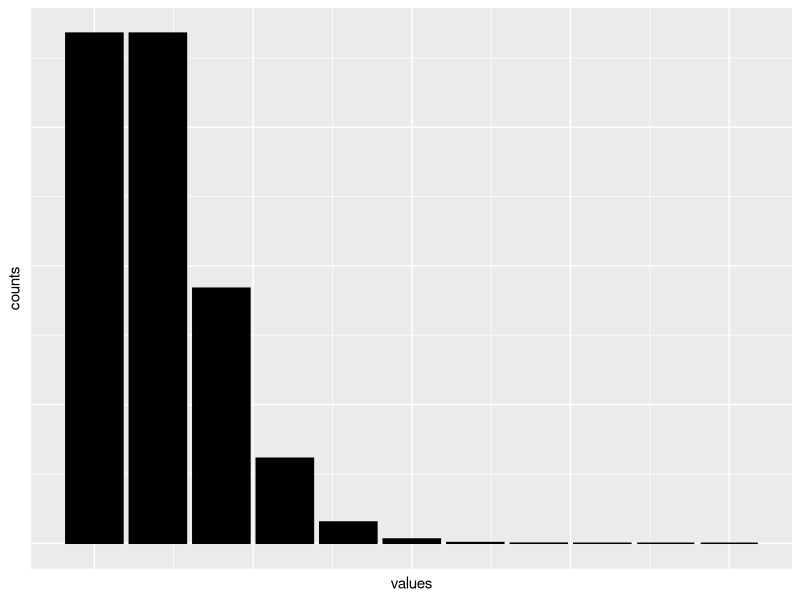

The R script that drew this image: (Note: this script raises an error after producing the figure.)
# Creation date: 
#   2015-08-21
# Created by:
#   HS
# Objective:
#   Get a template for barplots with ggplot2
# Usage:
#
# Input:
#   
# Output:
#   Barplot

library(ggplot2)

#plotting poisson
x <- c(0:10)

ggplot(transform(data.frame(x=x), y=dpois(x, 1)), aes(x, y)) + 
	geom_bar(stat="identity", color="black", fill="black") + 
	theme(
		axis.ticks = element_blank(), # remove axis ticks
		axis.text = element_blank()) + # remove axis text
	labs(y="counts", x="values") #+

  scale_fill_manual(values=c("grey","grey22", "black"))+## Farbe der Säulen

###########
# Barplots with errorbars
## getting mean and sd over subsets of data
library(plyr)
new.df <- ddply(CO2,c("Type", "Treatment", "conc"), summarise, mean.uptake = mean(uptake), sd.uptake = sd(uptake))
new.df.2 <- subset(new.df, Type=="Quebec" & Treatment =="chilled")

ggplot(new.df.2, aes(conc , mean.uptake))+
	geom_bar(stat="identity")+
	geom_errorbar(aes(
		ymin=new.df.2$mean.uptake-new.df.2$sd.uptake, 
		ymax=new.df.2$mean.uptake+new.df.2$sd.uptake),
		width=.2, 
		position=position_dodge(.9))

###########
# Levels in barplots

# Automatic levels
ggplot(mtcars, aes(factor(cyl))) + 
	geom_bar() 

# ascending order
mtcars$cyl2 <- factor(mtcars$cyl, levels = names(table(mtcars$cyl))[order(table(mtcars$cyl))])
ggplot(mtcars, aes(cyl2)) + 
	geom_bar()

# descending order
mtcars$cyl3 <- with(mtcars, reorder(cyl, cyl, function(x) -length(x)))
ggplot(mtcars, aes(cyl3)) + 
	geom_bar()

# manual order:
levels(mtcars$cyl) # check levels
mtcars$cyl <- factor(mtcars$cyl, levels = c("8","6","4")) #redefine levels
levels(mtcars$cyl) # check levels
ggplot(mtcars, aes(cyl)) + 
	geom_bar()

